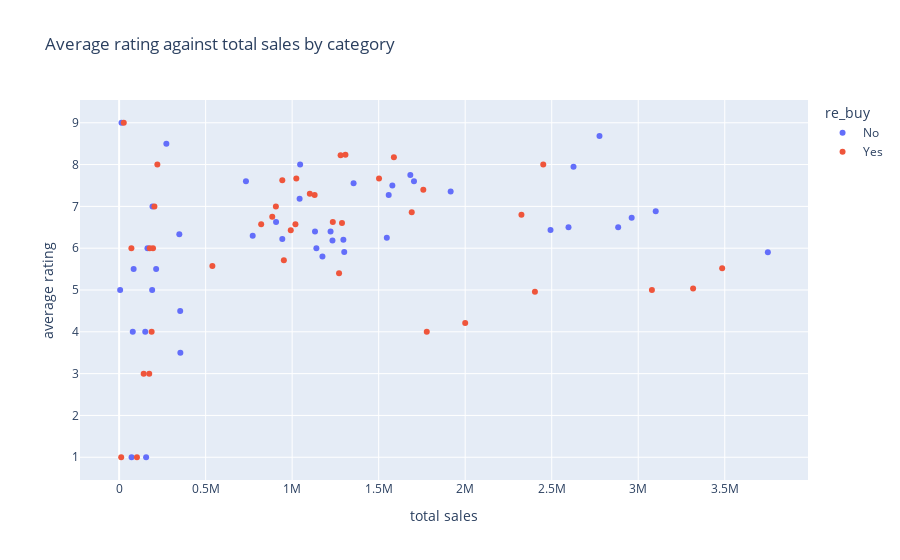

The cell this chart's notebook holds for it:
### Markdown cell above
## Main Question: Should the list only include the products being purchased more than once?

**NO**
- Product categories for products being purchased more than once and those purchased only once are very similar, we need to explore other confounding factors that are influencing these purchases
- We need to also consider quality and customer satisfaction from the products (rating)
- And the price of the products

Note from scatter plot below (average rating against total sales):

1. Products with the **most sales are a combination of both** products purchased once, and more than once.
2. There are also **one time products with high sales and high ratings** show that these products are well-received by the customers. 
3. There is no clear trend from scatterplot between products re_buy.
4. **Ratings play an important role in sales. Majority of categories with average ratings above 5 are above the median sales - 1 million sales (refer to box plot below)**

### Code cell
ratings_df = final_df[['re_buy', 'sales', 'pet_product_category', 'rating','price']]

ratings_df = ratings_df.groupby(['re_buy', 'pet_product_category'], as_index = False)
ratings_df = ratings_df.agg({
    'sales': 'sum',
    'rating': 'mean',
	'price': 'mean'}).sort_values(['sales'], ascending=False)
ratings_df.columns = ['re_buy', 'pet_product_category', 'total sales', 'average rating', 'average price']

g = px.scatter(ratings_df, x='total sales', y='average rating', color='re_buy', hover_name='pet_product_category', title='Average rating against total sales by category')
g.show()

### Figure 1 — Plotly figure (JSON) as saved in the notebook; plotly's stock layout.template omitted (floating-point values rounded to 4 significant figures)
{"data": [{"hovertemplate": "<b>%{hovertext}</b><br><br>re_buy=No<br>total sales=%{x}<br>average rating=%{y}<extra></extra>", "hovertext": ["cat snack", "dog snack", "cat toys", "dog toys", "dog supplements", "cat medicine", "cat equipment", "dog equipment", "cat supplements", "cat food", "dog food", "dog medicine", "dog clothes", "cat grooming", "dog accessory", "bird equipment", "fish equipment", "fish toys", "fish snack", "cat bedding", "bird toys", "bird snack", "cat clothes", "dog housing", "cat accessory", "dog grooming", "cat housing", "dog bedding", "bird grooming", "fish clothes", "fish accessory", "fish bedding", "fish grooming", "bird housing", "bird supplements", "bird clothes", "fish medicine", "bird accessory", "bird food", "bird medicine", "bird bedding", "fish supplements", "fish food"], "legendgroup": "No", "marker": {"color": "#636efa", "symbol": "circle"}, "mode": "markers", "name": "No", "orientation": "v", "showlegend": true, "type": "scatter", "x": [3749000, 3101000, 2962000, 2884000, 2776000, 2626000, 2597000, 2493000, 1916000, 1704000, 1683000, 1579000, 1558000, 1547000, 1355000, 1301000, 1296000, 1233000, 1222000, 1175000, 1140000, 1132000, 1046000, 1043000, 943000, 907000, 772000, 733000, 354000, 353000, 348000, 273000, 214000, 193000, 191000, 164000, 156000, 151000, 84000, 79000, 72000, 14000, 6000], "xaxis": "x", "y": [5.903, 6.885, 6.731, 6.5, 8.682, 7.947, 6.5, 6.435, 7.353, 7.6, 7.75, 7.5, 7.273, 6.25, 7.556, 5.909, 6.2, 6.182, 6.4, 5.8, 6, 6.4, 8, 7.182, 6.222, 6.625, 6.3, 7.6, 3.5, 4.5, 6.333, 8.5, 5.5, 7, 5, 6, 1, 4, 5.5, 4, 1, 9, 5], "yaxis": "y"}, {"hovertemplate": "<b>%{hovertext}</b><br><br>re_buy=Yes<br>total sales=%{x}<br>average rating=%{y}<extra></extra>", "hovertext": ["cat equipment", "dog equipment", "dog snack", "cat food", "cat toys", "dog medicine", "dog toys", "cat snack", "cat medicine", "dog bedding", "cat supplements", "cat accessory", "dog food", "dog grooming", "cat bedding", "dog accessory", "dog housing", "dog supplements", "cat clothes", "cat housing", "bird snack", "fish toys", "bird equipment", "dog clothes", "fish equipment", "fish snack", "cat grooming", "bird toys", "bird accessory", "fish housing", "bird clothes", "fish medicine", "fish supplements", "bird supplements", "bird food", "bird medicine", "fish food", "bird housing", "bird bedding"], "legendgroup": "Yes", "marker": {"color": "#EF553B", "symbol": "circle"}, "mode": "markers", "name": "Yes", "orientation": "v", "showlegend": true, "type": "scatter", "x": [3485000, 3317000, 3079000, 2451000, 2403000, 2325000, 2000000, 1778000, 1758000, 1691000, 1588000, 1502000, 1308000, 1288000, 1280000, 1271000, 1235000, 1130000, 1102000, 1024000, 1019000, 992000, 952000, 943000, 906000, 885000, 821000, 539000, 221000, 204000, 196000, 188000, 177000, 174000, 142000, 103000, 71000, 27000, 12000], "xaxis": "x", "y": [5.519, 5.036, 5, 8, 4.96, 6.8, 4.211, 4, 7.4, 6.857, 8.176, 7.667, 8.235, 6.6, 8.222, 5.4, 6.625, 7.273, 7.3, 7.667, 6.571, 6.429, 5.714, 7.625, 7, 6.75, 6.571, 5.571, 8, 7, 6, 4, 6, 3, 3, 1, 6, 9, 1], "yaxis": "y"}], "layout": {"legend": {"title": {"text": "re_buy"}, "tracegroupgap": 0}, "title": {"text": "Average rating against total sales by category"}, "xaxis": {"anchor": "y", "domain": [0, 1], "title": {"text": "total sales"}}, "yaxis": {"anchor": "x", "domain": [0, 1], "title": {"text": "average rating"}}}}
